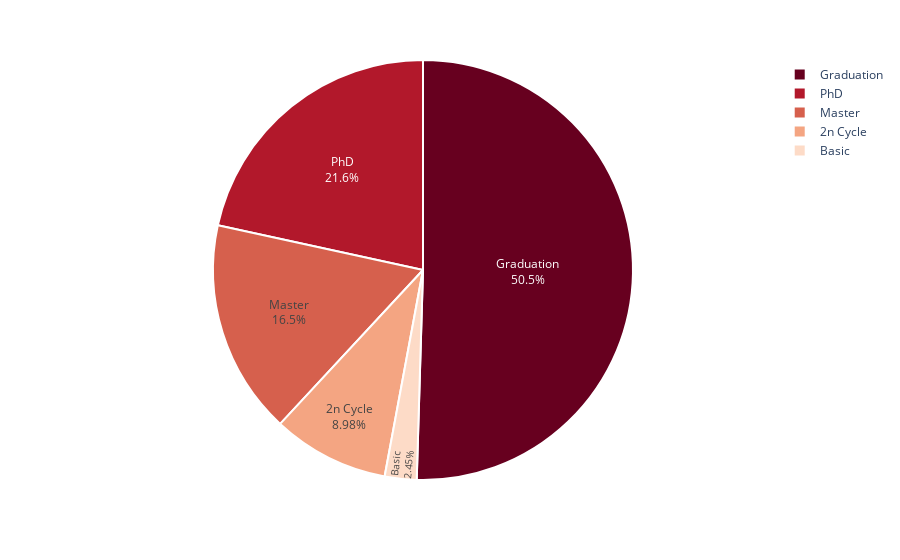

The notebook cell saved with this chart:
### Markdown cell above
### Education Level

### Code cell
education = customer.Education.value_counts()

fig = px.pie(education, 
             values = education.values, 
             names = education.index,
             color_discrete_sequence=px.colors.sequential.RdBu)
fig.update_traces(textposition='inside', textinfo='percent+label', 
                  marker = dict(line = dict(color = 'white', width = 2)))
fig.show()

### Figure 1 — Plotly figure (JSON) as saved in the notebook; plotly's stock layout.template omitted (floating-point values rounded to 4 significant figures)
{"data": [{"domain": {"x": [0, 1], "y": [0, 1]}, "hovertemplate": "Education=%{label}<br>value=%{value}<extra></extra>", "labels": ["Graduation", "PhD", "Master", "2n Cycle", "Basic"], "legendgroup": "", "marker": {"line": {"color": "white", "width": 2}}, "name": "", "showlegend": true, "textinfo": "percent+label", "textposition": "inside", "type": "pie", "values": [1113, 476, 364, 198, 54]}], "layout": {"legend": {"tracegroupgap": 0}, "margin": {"t": 60}, "piecolorway": ["rgb(103,0,31)", "rgb(178,24,43)", "rgb(214,96,77)", "rgb(244,165,130)", "rgb(253,219,199)", "rgb(247,247,247)", "rgb(209,229,240)", "rgb(146,197,222)", "rgb(67,147,195)", "rgb(33,102,172)", "rgb(5,48,97)"]}}
